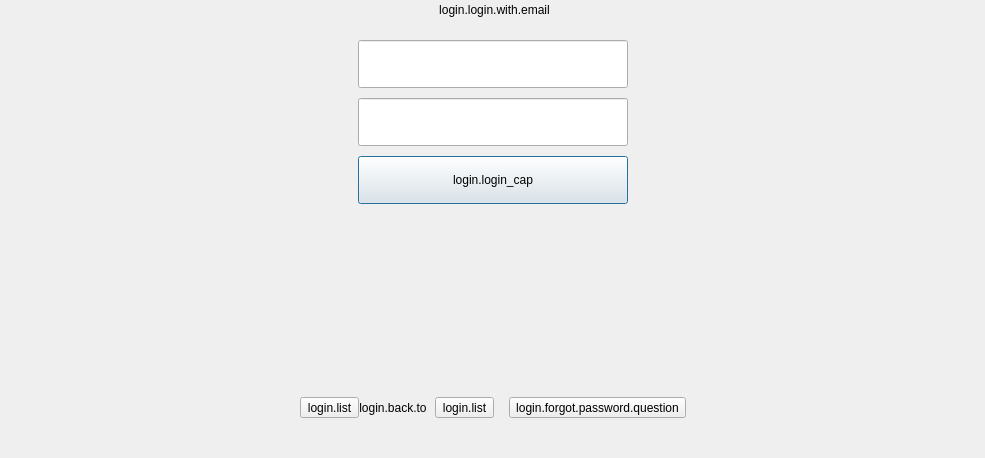
<?xml version="1.0" encoding="UTF-8"?>
<ui version="4.0">
 <class>LoginWithEmailView</class>
 <widget class="QFrame" name="LoginWithEmailView">
  <property name="geometry">
   <rect>
    <x>0</x>
    <y>0</y>
    <width>985</width>
    <height>458</height>
   </rect>
  </property>
  <property name="windowTitle">
   <string>Form</string>
  </property>
  <layout class="QGridLayout" name="gridLayout">
   <property name="leftMargin">
    <number>75</number>
   </property>
   <property name="topMargin">
    <number>0</number>
   </property>
   <property name="rightMargin">
    <number>75</number>
   </property>
   <property name="bottomMargin">
    <number>0</number>
   </property>
   <property name="horizontalSpacing">
    <number>0</number>
   </property>
   <item row="0" column="0">
    <layout class="QVBoxLayout" name="verticalLayout_3">
     <property name="spacing">
      <number>0</number>
     </property>
     <item>
      <layout class="QVBoxLayout" name="verticalLayout_2">
       <property name="spacing">
        <number>0</number>
       </property>
       <item>
        <layout class="QHBoxLayout" name="horizontalLayout_2">
         <property name="spacing">
          <number>0</number>
         </property>
         <property name="topMargin">
          <number>0</number>
         </property>
         <item>
          <spacer name="horizontalSpacer_3">
           <property name="orientation">
            <enum>Qt::Horizontal</enum>
           </property>
           <property name="sizeType">
            <enum>QSizePolicy::Preferred</enum>
           </property>
           <property name="sizeHint" stdset="0">
            <size>
             <width>225</width>
             <height>20</height>
            </size>
           </property>
          </spacer>
         </item>
         <item>
          <widget class="QLabel" name="loginWithEmailLabel">
           <property name="sizePolicy">
            <sizepolicy hsizetype="Preferred" vsizetype="Preferred">
             <horstretch>0</horstretch>
             <verstretch>0</verstretch>
            </sizepolicy>
           </property>
           <property name="text">
            <string>login.login.with.email</string>
           </property>
           <property name="alignment">
            <set>Qt::AlignCenter</set>
           </property>
          </widget>
         </item>
         <item>
          <spacer name="horizontalSpacer_4">
           <property name="orientation">
            <enum>Qt::Horizontal</enum>
           </property>
           <property name="sizeType">
            <enum>QSizePolicy::Preferred</enum>
           </property>
           <property name="sizeHint" stdset="0">
            <size>
             <width>221</width>
             <height>20</height>
            </size>
           </property>
          </spacer>
         </item>
        </layout>
       </item>
       <item>
        <layout class="QHBoxLayout" name="horizontalLayout_3">
         <property name="spacing">
          <number>0</number>
         </property>
         <item>
          <spacer name="horizontalSpacer_5">
           <property name="orientation">
            <enum>Qt::Horizontal</enum>
           </property>
           <property name="sizeType">
            <enum>QSizePolicy::Expanding</enum>
           </property>
           <property name="sizeHint" stdset="0">
            <size>
             <width>155</width>
             <height>20</height>
            </size>
           </property>
          </spacer>
         </item>
         <item>
          <layout class="QVBoxLayout" name="verticalLayout">
           <property name="spacing">
            <number>0</number>
           </property>
           <item>
            <spacer name="verticalSpacer_2">
             <property name="orientation">
              <enum>Qt::Vertical</enum>
             </property>
             <property name="sizeType">
              <enum>QSizePolicy::Fixed</enum>
             </property>
             <property name="sizeHint" stdset="0">
              <size>
               <width>20</width>
               <height>20</height>
              </size>
             </property>
            </spacer>
           </item>
           <item>
            <widget class="QLineEdit" name="loginEmailAddressLineEdit">
             <property name="sizePolicy">
              <sizepolicy hsizetype="Preferred" vsizetype="Preferred">
               <horstretch>0</horstretch>
               <verstretch>0</verstretch>
              </sizepolicy>
             </property>
             <property name="minimumSize">
              <size>
               <width>270</width>
               <height>48</height>
              </size>
             </property>
            </widget>
           </item>
           <item>
            <spacer name="verticalSpacer_3">
             <property name="orientation">
              <enum>Qt::Vertical</enum>
             </property>
             <property name="sizeType">
              <enum>QSizePolicy::Fixed</enum>
             </property>
             <property name="sizeHint" stdset="0">
              <size>
               <width>20</width>
               <height>10</height>
              </size>
             </property>
            </spacer>
           </item>
           <item>
            <widget class="LoginPasswordLineEdit" name="loginPasswordLineEdit">
             <property name="sizePolicy">
              <sizepolicy hsizetype="Preferred" vsizetype="Preferred">
               <horstretch>0</horstretch>
               <verstretch>0</verstretch>
              </sizepolicy>
             </property>
             <property name="minimumSize">
              <size>
               <width>270</width>
               <height>48</height>
              </size>
             </property>
            </widget>
           </item>
           <item>
            <spacer name="verticalSpacer_4">
             <property name="orientation">
              <enum>Qt::Vertical</enum>
             </property>
             <property name="sizeType">
              <enum>QSizePolicy::Fixed</enum>
             </property>
             <property name="sizeHint" stdset="0">
              <size>
               <width>20</width>
               <height>10</height>
              </size>
             </property>
            </spacer>
           </item>
           <item>
            <widget class="QPushButton" name="loginBtn">
             <property name="sizePolicy">
              <sizepolicy hsizetype="Preferred" vsizetype="Preferred">
               <horstretch>0</horstretch>
               <verstretch>0</verstretch>
              </sizepolicy>
             </property>
             <property name="minimumSize">
              <size>
               <width>270</width>
               <height>48</height>
              </size>
             </property>
             <property name="text">
              <string>login.login_cap</string>
             </property>
             <property name="shortcut">
              <string>Return</string>
             </property>
             <property name="autoDefault">
              <bool>true</bool>
             </property>
             <property name="default">
              <bool>true</bool>
             </property>
            </widget>
           </item>
           <item>
            <spacer name="verticalSpacer_5">
             <property name="orientation">
              <enum>Qt::Vertical</enum>
             </property>
             <property name="sizeType">
              <enum>QSizePolicy::Fixed</enum>
             </property>
             <property name="sizeHint" stdset="0">
              <size>
               <width>20</width>
               <height>10</height>
              </size>
             </property>
            </spacer>
           </item>
          </layout>
         </item>
         <item>
          <spacer name="horizontalSpacer_6">
           <property name="orientation">
            <enum>Qt::Horizontal</enum>
           </property>
           <property name="sizeType">
            <enum>QSizePolicy::Expanding</enum>
           </property>
           <property name="sizeHint" stdset="0">
            <size>
             <width>155</width>
             <height>20</height>
            </size>
           </property>
          </spacer>
         </item>
        </layout>
       </item>
      </layout>
     </item>
     <item>
      <widget class="QLabel" name="loginTipsLabel">
       <property name="sizePolicy">
        <sizepolicy hsizetype="Fixed" vsizetype="Fixed">
         <horstretch>0</horstretch>
         <verstretch>0</verstretch>
        </sizepolicy>
       </property>
       <property name="minimumSize">
        <size>
         <width>580</width>
         <height>31</height>
        </size>
       </property>
       <property name="text">
        <string/>
       </property>
       <property name="alignment">
        <set>Qt::AlignCenter</set>
       </property>
      </widget>
     </item>
     <item>
      <spacer name="verticalSpacer_6">
       <property name="orientation">
        <enum>Qt::Vertical</enum>
       </property>
       <property name="sizeType">
        <enum>QSizePolicy::Expanding</enum>
       </property>
       <property name="sizeHint" stdset="0">
        <size>
         <width>20</width>
         <height>145</height>
        </size>
       </property>
      </spacer>
     </item>
     <item>
      <layout class="QHBoxLayout" name="horizontalLayout">
       <property name="spacing">
        <number>0</number>
       </property>
       <item>
        <spacer name="horizontalSpacer_2">
         <property name="orientation">
          <enum>Qt::Horizontal</enum>
         </property>
         <property name="sizeType">
          <enum>QSizePolicy::Expanding</enum>
         </property>
         <property name="sizeHint" stdset="0">
          <size>
           <width>0</width>
           <height>0</height>
          </size>
         </property>
        </spacer>
       </item>
       <item>
        <widget class="QToolButton" name="loginListBtn_2">
         <property name="sizePolicy">
          <sizepolicy hsizetype="Preferred" vsizetype="Preferred">
           <horstretch>0</horstretch>
           <verstretch>0</verstretch>
          </sizepolicy>
         </property>
         <property name="minimumSize">
          <size>
           <width>0</width>
           <height>14</height>
          </size>
         </property>
         <property name="text">
          <string>login.list</string>
         </property>
         <property name="toolButtonStyle">
          <enum>Qt::ToolButtonTextOnly</enum>
         </property>
        </widget>
       </item>
       <item>
        <widget class="QLabel" name="loginBackTipsLabel">
         <property name="sizePolicy">
          <sizepolicy hsizetype="Preferred" vsizetype="Preferred">
           <horstretch>0</horstretch>
           <verstretch>0</verstretch>
          </sizepolicy>
         </property>
         <property name="minimumSize">
          <size>
           <width>0</width>
           <height>14</height>
          </size>
         </property>
         <property name="text">
          <string>login.back.to</string>
         </property>
         <property name="alignment">
          <set>Qt::AlignCenter</set>
         </property>
        </widget>
       </item>
       <item>
        <widget class="QLabel" name="label_2">
         <property name="minimumSize">
          <size>
           <width>8</width>
           <height>0</height>
          </size>
         </property>
         <property name="maximumSize">
          <size>
           <width>8</width>
           <height>16777215</height>
          </size>
         </property>
         <property name="text">
          <string/>
         </property>
        </widget>
       </item>
       <item>
        <widget class="QToolButton" name="loginListBtn">
         <property name="sizePolicy">
          <sizepolicy hsizetype="Preferred" vsizetype="Preferred">
           <horstretch>0</horstretch>
           <verstretch>0</verstretch>
          </sizepolicy>
         </property>
         <property name="minimumSize">
          <size>
           <width>0</width>
           <height>14</height>
          </size>
         </property>
         <property name="text">
          <string>login.list</string>
         </property>
         <property name="toolButtonStyle">
          <enum>Qt::ToolButtonTextOnly</enum>
         </property>
        </widget>
       </item>
       <item>
        <widget class="QLabel" name="label">
         <property name="minimumSize">
          <size>
           <width>4</width>
           <height>0</height>
          </size>
         </property>
         <property name="maximumSize">
          <size>
           <width>4</width>
           <height>16777215</height>
          </size>
         </property>
         <property name="text">
          <string/>
         </property>
        </widget>
       </item>
       <item alignment="Qt::AlignHCenter">
        <widget class="QLabel" name="loginSeparatorLabel">
         <property name="scaledContents">
          <bool>false</bool>
         </property>
         <property name="alignment">
          <set>Qt::AlignCenter</set>
         </property>
        </widget>
       </item>
       <item>
        <spacer name="horizontalSpacer_8">
         <property name="orientation">
          <enum>Qt::Horizontal</enum>
         </property>
         <property name="sizeType">
          <enum>QSizePolicy::Fixed</enum>
         </property>
         <property name="sizeHint" stdset="0">
          <size>
           <width>4</width>
           <height>20</height>
          </size>
         </property>
        </spacer>
       </item>
       <item>
        <widget class="QToolButton" name="loginForgotPasswordBtn">
         <property name="sizePolicy">
          <sizepolicy hsizetype="Preferred" vsizetype="Preferred">
           <horstretch>0</horstretch>
           <verstretch>0</verstretch>
          </sizepolicy>
         </property>
         <property name="minimumSize">
          <size>
           <width>0</width>
           <height>14</height>
          </size>
         </property>
         <property name="text">
          <string>login.forgot.password.question</string>
         </property>
         <property name="toolButtonStyle">
          <enum>Qt::ToolButtonTextOnly</enum>
         </property>
        </widget>
       </item>
       <item>
        <spacer name="horizontalSpacer">
         <property name="orientation">
          <enum>Qt::Horizontal</enum>
         </property>
         <property name="sizeType">
          <enum>QSizePolicy::Expanding</enum>
         </property>
         <property name="sizeHint" stdset="0">
          <size>
           <width>0</width>
           <height>0</height>
          </size>
         </property>
        </spacer>
       </item>
      </layout>
     </item>
     <item>
      <spacer name="verticalSpacer_7">
       <property name="orientation">
        <enum>Qt::Vertical</enum>
       </property>
       <property name="sizeType">
        <enum>QSizePolicy::Fixed</enum>
       </property>
       <property name="sizeHint" stdset="0">
        <size>
         <width>20</width>
         <height>40</height>
        </size>
       </property>
      </spacer>
     </item>
    </layout>
   </item>
  </layout>
 </widget>
 <customwidgets>
  <customwidget>
   <class>LoginPasswordLineEdit</class>
   <extends>QLineEdit</extends>
   <header>login-password-lineEdit.hpp</header>
  </customwidget>
 </customwidgets>
 <resources/>
 <connections/>
</ui>
